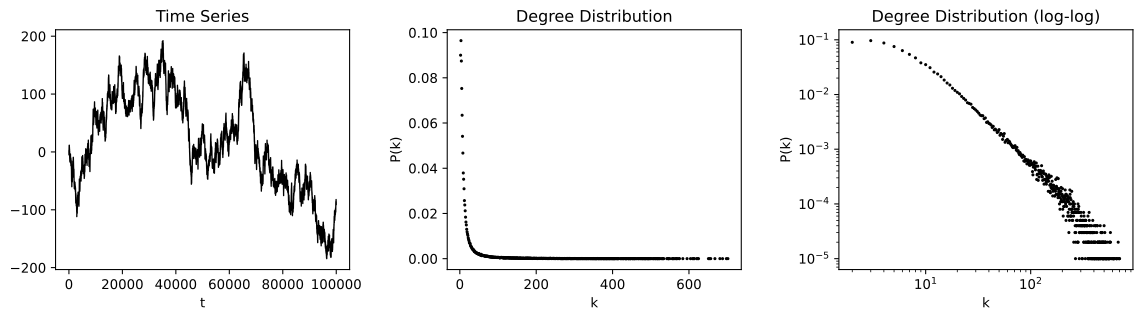

Here is the Python script that generated this plot:
from ts2vg import NaturalVG
import numpy as np
import matplotlib.pyplot as plt

# 1. Generate random time series (Brownian motion)
rng = np.random.default_rng(0)
ts = rng.standard_normal(size=100_000)
ts = np.cumsum(ts)

# 2. Build visibility graph
g = NaturalVG().build(ts, only_degrees=True)

# 3. Get degree distribution
ks, ps = g.degree_distribution

# 4. Make plots
fig, [ax0, ax1, ax2] = plt.subplots(ncols=3, figsize=(12, 3.5))

ax0.plot(ts, c="#000", linewidth=1)
ax0.set_title("Time Series")
ax0.set_xlabel("t")

ax1.scatter(ks, ps, s=2, c="#000", alpha=1)
ax1.set_title("Degree Distribution")
ax1.set_xlabel("k")
ax1.set_ylabel("P(k)")

ax2.scatter(ks, ps, s=2, c="#000", alpha=1)
ax2.set_yscale("log")
ax2.set_xscale("log")
ax2.set_title("Degree Distribution (log-log)")
ax2.set_xlabel("k")
ax2.set_ylabel("P(k)")
